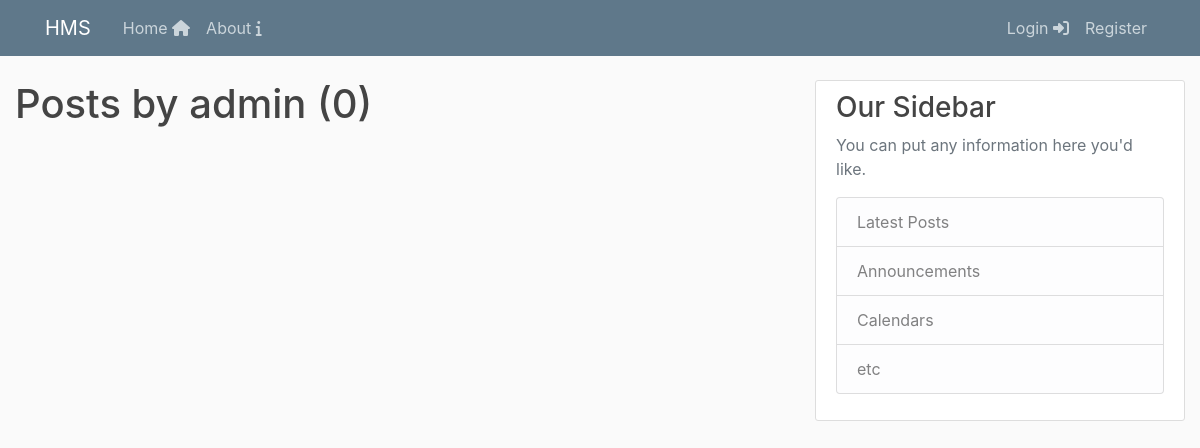
The app's page /user/admin, older data.
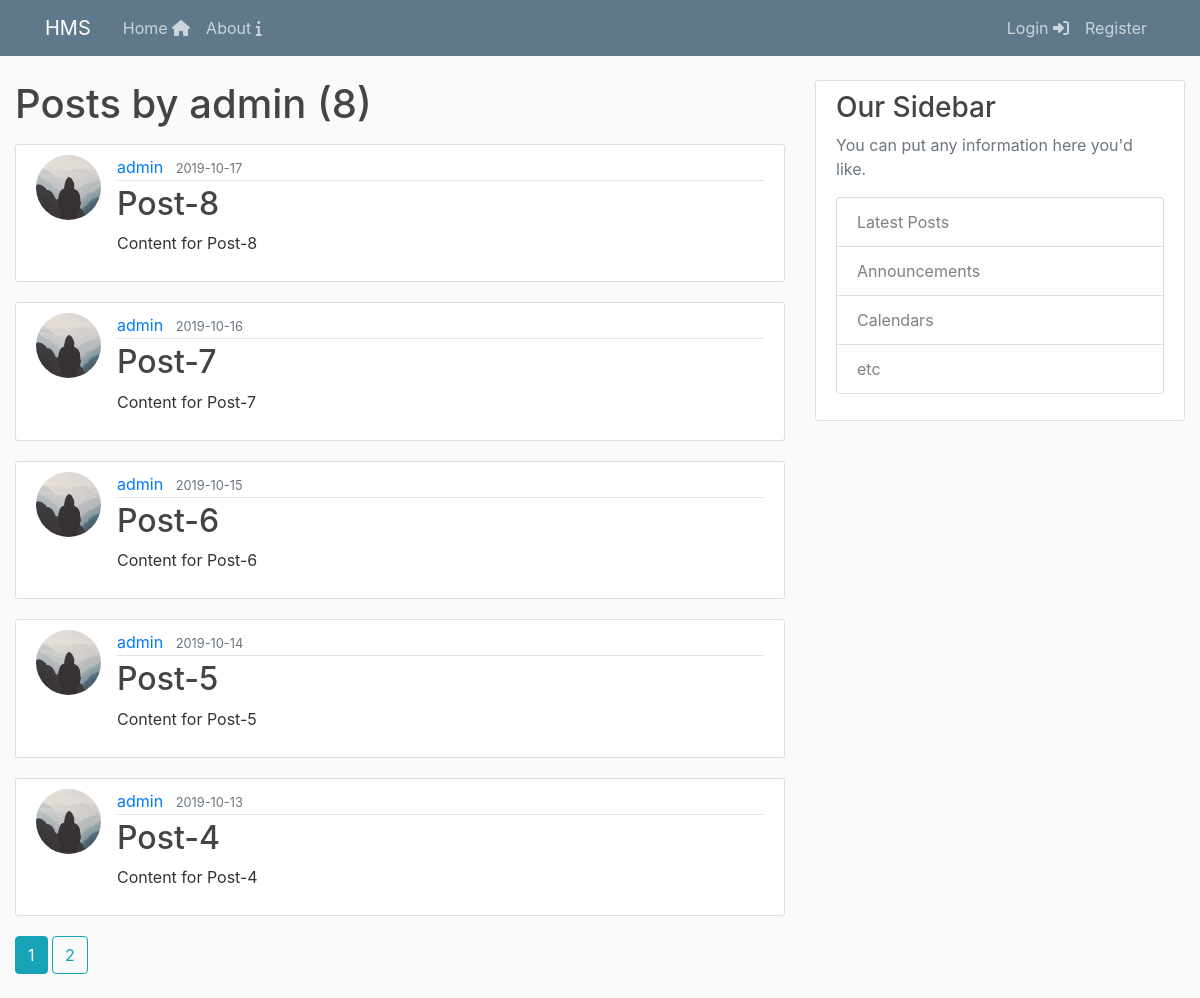
The same page, newer data.
### app/models.py (models this page shows, shortened)
class Post(db.Model):
    id = db.Column(db.Integer, primary_key=True)
    title = db.Column(db.String(100), nullable=False)
    date_posted = db.Column(
        db.DateTime(), nullable=False, default=datetime.utcnow)
    content = db.Column(db.Text(), nullable=False)
    user_id = db.Column(db.Integer, db.ForeignKey('users.id'), nullable=False)

class User(db.Model, UserMixin):
    __tablename__ = 'users'
    id = db.Column(db.Integer, primary_key=True)
    active = db.Column('is_active', db.Boolean(),
                       nullable=False, server_default='1')
    username = db.Column(db.String(20), unique=True, nullable=False)
    email = db.Column(db.String(255, collation='NOCASE'),
                      nullable=False, unique=True)
    email_confirmed_at = db.Column(db.DateTime())
    password = db.Column(db.String(255), nullable=False, server_default='')
    image_file = db.Column(db.String(20), nullable=False,
                           default='default.jpg')
    first_name = db.Column(db.String(100, collation='NOCASE'),
                           nullable=False, server_default='')
    last_name = db.Column(db.String(100, collation='NOCASE'),
                          nullable=False, server_default='')
    roles = db.relationship('Role', secondary='user_roles')
    posts = db.relationship('Post', backref='author', lazy=True)
    todoLists = db.relationship('ToDoList', backref="user", lazy=True)
    allComments = db.relationship('ToDoItemComments', backref="user", lazy=True)
    workLogs = db.relationship('ToDoItemWorkLog', backref="user", lazy=True)

### app/users/routes.py (the view)
@users.route('/user/<string:username>')
def user_posts(username):
    page = request.args.get('page', 1, type=int)
    user = User.query.filter_by(username=username).first_or_404()
    posts = Post.query.filter_by(author=user)\
        .order_by(Post.date_posted.desc())\
        .paginate(page=page, per_page=5)
    return render_template('/users/user_posts.html', posts=posts, user=user)

### app/templates/users/user_posts.html
{% extends "layout.html" %}
{% block content %}
<h1 class="mb-3">Posts by {{ user.username }} ({{posts.total}})</h1>
{% for post in posts.items %}
<article class="media content-section">
    <img src="{{ url_for('static', filename='profile_pics/' + post.author.image_file) }}" class="rounded-circle article-img">
    <div class="media-body">
        <div class="article-metadata">
            <a class="mr-2" href="{{ url_for('users.user_posts', username=post.author.username)}}">{{ post.author.username }}</a>
            <small class="text-muted">{{ post.date_posted.strftime('%Y-%m-%d') }}</small>
        </div>
        <h2><a class="article-title" href="{{ url_for('posts.post', post_id=post.id)}}">{{ post.title }}</a></h2>
        <p class="article-content">{{ post.content }}</p>
    </div>
</article>
{% endfor %}
{% for page_num in posts.iter_pages(left_edge=1, right_edge=1, left_current=1, right_current=2) %}
    {% if page_num %}
        {% if posts.page == page_num %}
        <a class="btn btn-info mb-4" href="{{ url_for('users.user_posts', page=page_num, username=user.username)}}">{{ page_num }}</a>
        {% else %}
            <a class="btn btn-outline-info mb-4" href="{{ url_for('users.user_posts', page=page_num, username=user.username)}}">{{ page_num }}</a>
        {% endif %}
    {% else %}
        ...
    {% endif %}
{% endfor%}
{% endblock content%}

Row changes from the older to the newer data that the page shows:
added Post: image_file (placeholder picture), author.username "admin", date_posted "2019-10-17", title "Post-8", content "Content for Post-8"
added Post: image_file (placeholder picture), author.username "admin", date_posted "2019-10-16", title "Post-7", content "Content for Post-7"
added Post: image_file (placeholder picture), author.username "admin", date_posted "2019-10-15", title "Post-6", content "Content for Post-6"
added Post: image_file (placeholder picture), author.username "admin", date_posted "2019-10-14", title "Post-5", content "Content for Post-5"
added Post: image_file (placeholder picture), author.username "admin", date_posted "2019-10-13", title "Post-4", content "Content for Post-4"
Text that changed along with them:
{{ posts.total }}: "0" → "8"
new list line: "1"
new list line: "2"
